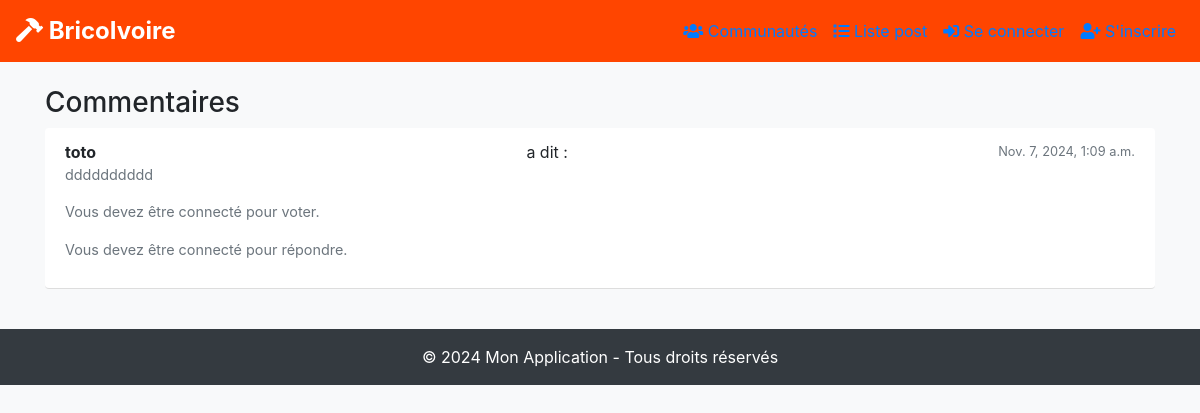
Before: /post/2/ with the older database file.
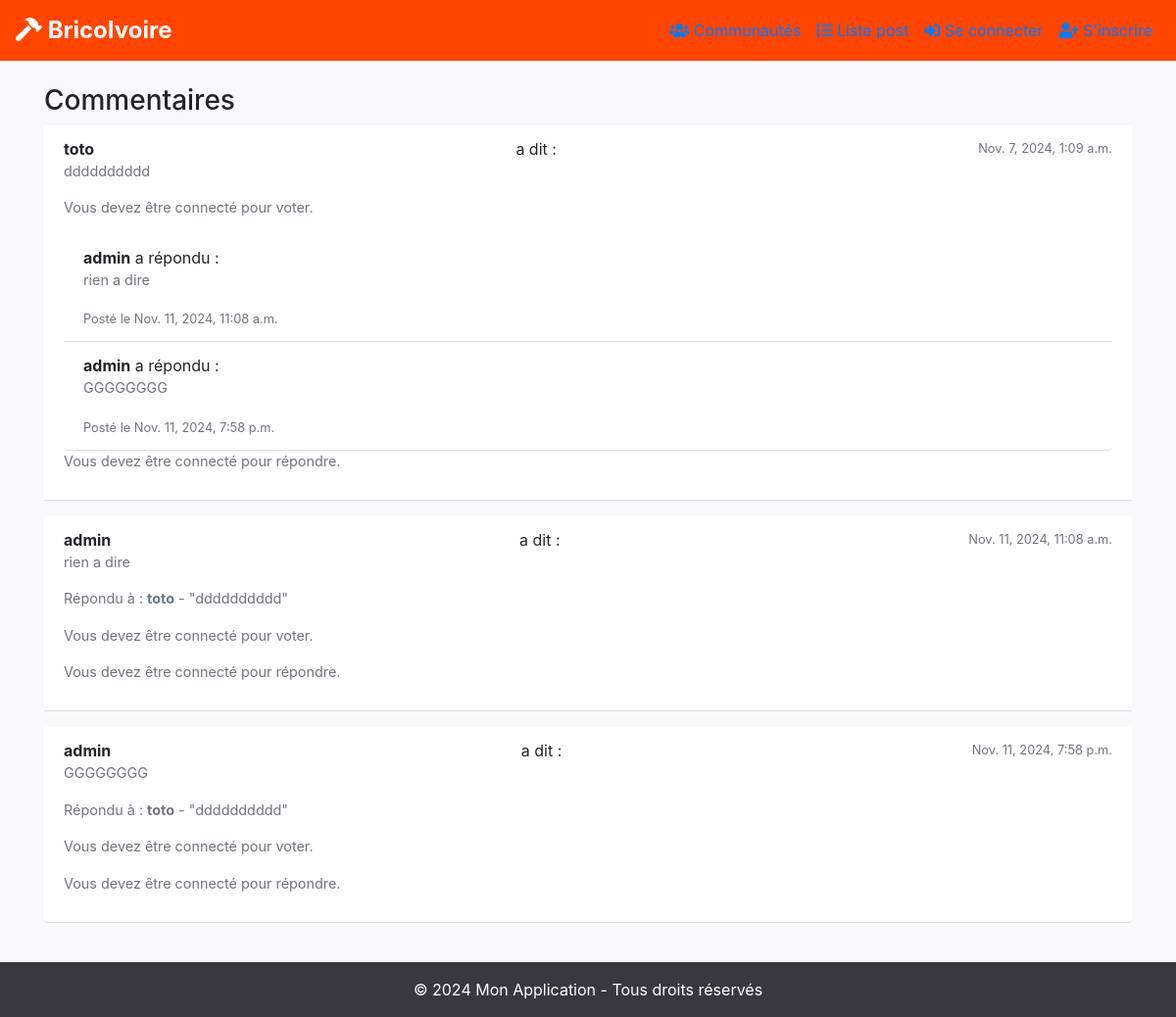
After: the same page with the newer database file.
### Forum/models.py (models this page shows, shortened)
class Comment(models.Model):
    post = models.ForeignKey(Post, related_name='comments', on_delete=models.CASCADE)
    user = models.ForeignKey(User, on_delete=models.CASCADE)
    content = models.TextField()
    created_at = models.DateTimeField(auto_now_add=True)
    upvotes = models.IntegerField(default=0)
    downvotes = models.IntegerField(default=0)
    parent = models.ForeignKey('self', null=True, blank=True, related_name='replies', on_delete=models.CASCADE)

### Forum/views/post_views.py (the view)
# urls.py: path('post/<int:post_id>/', post_detail, name='post_detail'),
def post_detail(request, post_id):
    post = get_object_or_404(Post, id=post_id)
    comments = Comment.objects.filter(post=post).order_by('-created_at')
    if request.method == 'POST':
        comment_form = CommentForm(request.POST)
        if comment_form.is_valid():
            comment = comment_form.save(commit=False)
            comment.user = request.user
            comment.post = post
            comment.save()
            messages.success(request, "Votre commentaire a été ajouté avec succès.")
            return redirect('post_detail', post_id=post.id)
    else:
        comment_form = CommentForm()
    return render(request, 'post_detail.html', {'post': post, 'comments': comments, 'comment_form': comment_form})

### Forum/templates/post_detail.html (shortened to what this page needs)
{% extends 'base.html' %}
{% block content %}
<h3>Commentaires</h3>
{% if post.comments.all %}
    <ul class="list-group">
        {% for comment in post.comments.all %}
            <li class="list-group-item mb-3">
                <div class="d-flex justify-content-between align-items-center">
                    <strong>{{ comment.user.username }}</strong> a dit :
                    <small class="text-muted">{{ comment.created_at }}</small>
                </div>
                <p>{{ comment.content }}</p>
                {% if comment.parent %}
                    <p class="text-muted">
                        Répondu à : <strong>{{ comment.parent.user.username }}</strong> - "{{ comment.parent.content }}"
                    </p>
                {% endif %}
                {% if user.is_authenticated %}
                    <div class="d-flex mb-2">
                        <button class="btn btn-success me-2" onclick="location.href='{% url 'vote_up_comment' comment.id %}'">Voter Positif</button>
                        <button class="btn btn-danger" onclick="location.href='{% url 'vote_down_comment' comment.id %}'">Voter Négatif</button>
                    </div>
                    <div class="d-flex justify-content-between align-items-center">
                        <p>Votes Positifs: {{ comment.upvotes }} | Votes Négatifs: {{ comment.downvotes }}</p>
                    </div>
                {% else %}
                    <p>Vous devez être connecté pour voter.</p>
                {% endif %}
                {% if comment.replies.all %}
                    <ul class="list-group mt-3">
                        {% for reply in comment.replies.all %}
                            <li class="list-group-item">
                                <strong>{{ reply.user.username }}</strong> a répondu :
                                <p>{{ reply.content }}</p>
                                <small class="text-muted">Posté le {{ reply.created_at }}</small>
                            </li>
                        {% endfor %}
                    </ul>
                {% endif %}
                {% if user.is_authenticated %}
                    <form method="POST" action="{% url 'reply_comment' comment.id %}" class="mt-3">
                        {% csrf_token %}
                        <div class="mb-3">
                            <textarea name="content" class="form-control" placeholder="Répondre..."></textarea>
                        </div>
                        <button type="submit" class="btn btn-primary">Répondre</button>
                    </form>
                {% else %}
                    <p>Vous devez être connecté pour répondre.</p>
                {% endif %}
            </li>
        {% endfor %}
    </ul>
{% endif %}
{% endblock %}

### Forum/templates/base.html (shortened to what this page needs)
<!DOCTYPE html>
<html lang="fr">
<head>
    <link rel="stylesheet" href="https://stackpath.bootstrapcdn.com/bootstrap/4.5.2/css/bootstrap.min.css">
    <link rel="stylesheet" href="https://cdnjs.cloudflare.com/ajax/libs/font-awesome/5.15.4/css/all.min.css">
</head>
<body>
    <nav class="navbar navbar-expand-lg">
        <a class="navbar-brand" href="{% url 'community_list' %}"><i class="fas fa-hammer"></i> BricoIvoire</a>
        <div class="collapse navbar-collapse" id="navbarNav">
            <ul class="navbar-nav ml-auto">
                <li class="nav-item">
                    <a class="nav-link" href="{% url 'community_list' %}"><i class="fas fa-users"></i> Communautés</a>
                </li>
                <li class="nav-item">
                    <a class="nav-link" href="{% url 'all_post_list' %}"><i class="fas fa-list"></i> Liste post</a>
                </li>
                {% if user.is_authenticated %}
                    <li class="nav-item">
                        <a class="nav-link" href="{% url 'logout' %}"><i class="fas fa-sign-out-alt"></i> Se déconnecter</a>
                    </li>
                {% else %}
                    <li class="nav-item">
                        <a class="nav-link" href="{% url 'login' %}"><i class="fas fa-sign-in-alt"></i> Se connecter</a>
                    </li>
                    <li class="nav-item">
                        <a class="nav-link" href="{% url 'register' %}"><i class="fas fa-user-plus"></i> S'inscrire</a>
                    </li>
                {% endif %}
            </ul>
        </div>
    </nav>
    <div class="container mt-4">
        {% block content %}
        {% endblock %}
    </div>
    <footer class="text-white text-center py-3 mt-4">
        &copy; 2024 Mon Application - Tous droits réservés
    </footer>
</body>
</html>

### Forum/templates/base.html (style rules this page uses)
body { background-color: #f8f9fa; }
.navbar { background-color: #ff4500; }
.navbar-brand { font-weight: bold; font-size: 1.5rem; color: white !important; }
.list-group-item { border: none; border-bottom: 1px solid #ddd; }
.list-group-item p { color: #6c757d; font-size: 0.9rem; }
footer { background-color: #343a40; }

Changed rows visible on the page:
added Comment: user.username "admin", content "rien a dire", created_at "Nov. 11, 2024, 11:08 a.m.", parent.user.username "toto", parent.content "dddddddddd"
added Comment: user.username "admin", content "GGGGGGGG", created_at "Nov. 11, 2024, 7:58 p.m.", parent.user.username "toto", parent.content "dddddddddd"
